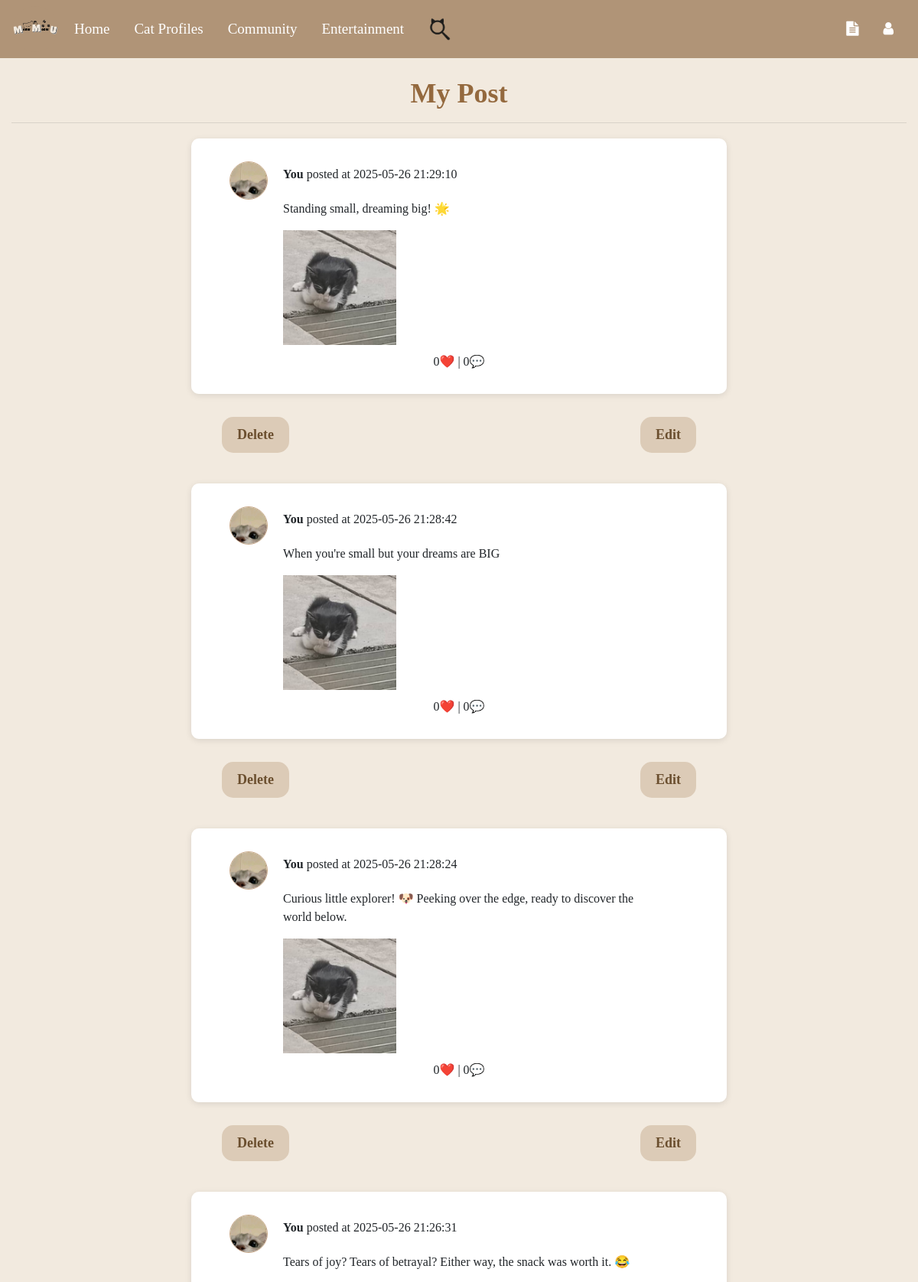
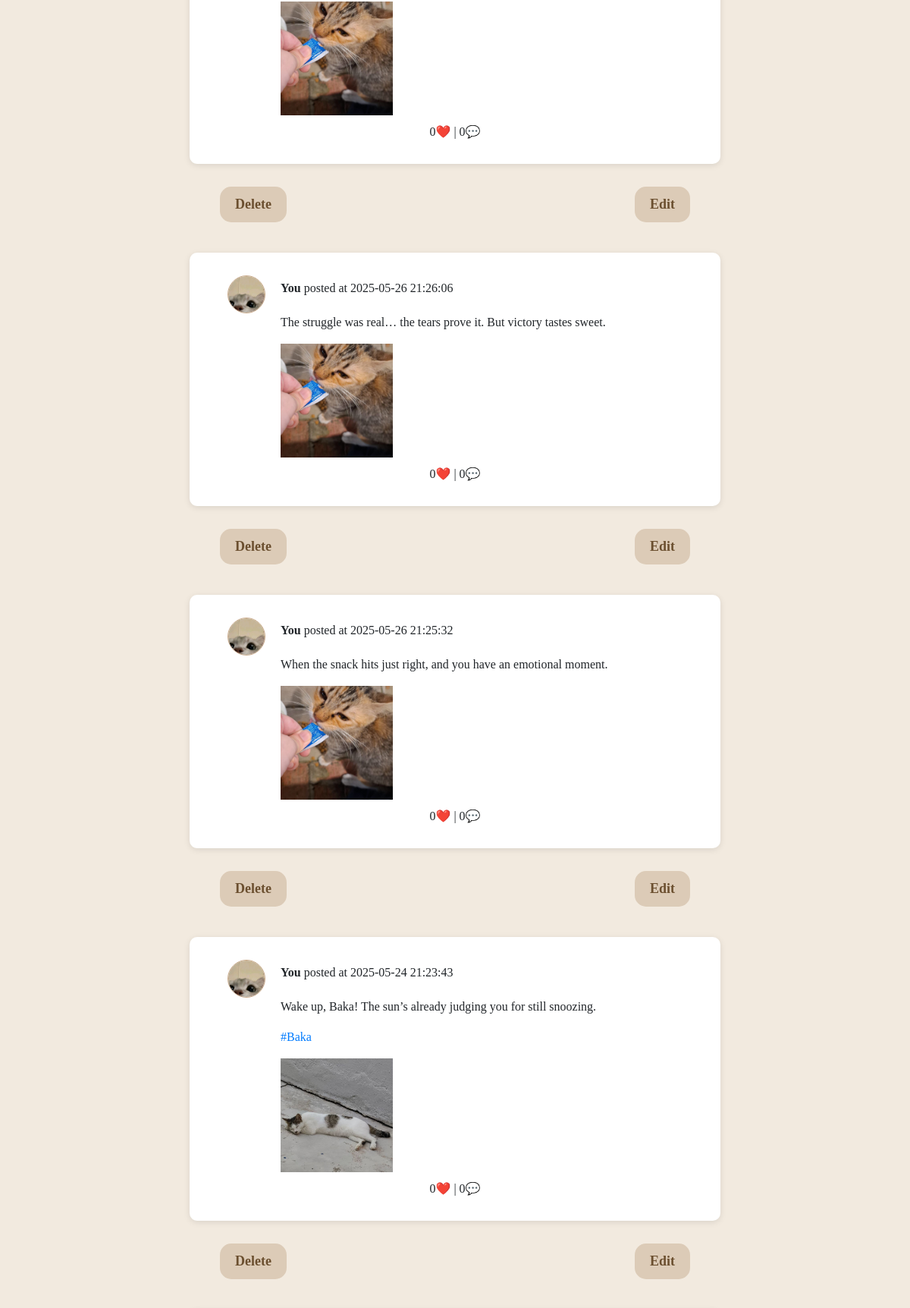
The page /my-posts (signed in, upper part) on the database its author committed (2 pictures, top to bottom).
### tables this page shows
CREATE TABLE "post" (
	"post_id"	INTEGER,
	"user_id"	INTEGER,
	"content"	TEXT,
	"media_type"	TEXT,
	"media_url"	TEXT,
	"created_at"	TIMESTAMP DEFAULT CURRENT_TIMESTAMP,
	"updated_at"	TIMESTAMP DEFAULT CURRENT_TIMESTAMP,
	"cat_hashtag"	TEXT,
	PRIMARY KEY("post_id"),
	FOREIGN KEY("user_id") REFERENCES "user"("id") ON DELETE CASCADE
);

### Website/models.py (models this page shows)
class User(db.Model, UserMixin):
    id = db.Column(db.Integer, primary_key=True)
    email = db.Column(db.String(150), unique=True, nullable=False)
    ps = db.Column(db.String(150), nullable=False)
    Name = db.Column(db.String(150), nullable=False)
    secret_answer = db.Column(db.String(150), nullable=False)
    notes = db.relationship("Note", backref="user", lazy=True, cascade="all, delete-orphan")
    stories = db.relationship("Story", backref="owner", lazy=True, cascade="all, delete-orphan")
    reports_made = db.relationship(
        "Report",
        back_populates="reporting_user",
        lazy=True,
        cascade="all, delete-orphan",
        foreign_keys="[Report.user_id]"
    )
    reports_received = db.relationship(
        "Report",
        back_populates="reported_user_profile",
        lazy=True,
        foreign_keys="[Report.user_profile_id]"
    )
    status = db.Column(db.String(100)) #user profile part
    birthday = db.Column(db.Date)
    mbti = db.Column(db.String(50))
    hobby = db.Column(db.String(100))
    bio = db.Column(db.Text)
    profile_picture = db.Column(db.String(255), default="default_profilepic.png")
    cover_photo = db.Column(db.String(255), default="default_cover.png")
    role = db.Column(db.String(50), default='user', nullable=False)
    level1_completed = db.Column(db.Boolean, default=False)
    privacy = db.Column(db.String(50), default="Public", nullable=False)

### Website/community.py (the view)
@community_bp.route('/my-posts')
def my_posts():
    if not current_user.is_authenticated:
        flash("You must be logged in to view your posts!", category="error")
        return redirect(url_for('auth.login'))
    conn = get_db_connection()
    posts = conn.execute('''
        SELECT
            post.*,
            user.name,
            user.profile_picture,
            (SELECT COUNT(*) FROM likes WHERE likes.post_id = post.post_id) AS like_count,
            (SELECT COUNT(*) FROM comment WHERE comment.post_id = post.post_id) AS comment_count
        FROM post
        JOIN user ON post.user_id = user.id
        WHERE post.user_id = ?
        ORDER BY post.created_at DESC
    ''', (current_user.id,)).fetchall()
    conn.close()
    return render_template("my_posts.html", user=current_user, posts=posts, cat_names=get_cat_names())

### Website/community.py (called while the page is built)
def get_db_connection():
    db_path = os.path.join(os.path.dirname(__file__), '..', 'instance', 'datebase.db')
    db_path = os.path.abspath(db_path)
    conn = sqlite3.connect(db_path)
    conn.row_factory = sqlite3.Row
    return conn

def get_cat_names():
    conn = get_db_connection()
    if conn is None:
        return []
    cursor = conn.cursor()
    cursor.execute('SELECT name FROM profiles')
    cat_names = [row['name'] for row in cursor.fetchall()]
    conn.close()
    return cat_names

### Website/templates/my_posts.html (shortened to what this page needs)
{% extends "base.html" %}
{% block content %}
<h1>My Post</h1>
<hr>
{% for post in posts %}
  <div class="post" onclick="window.location.href='/post/{{ post.post_id}}'">
    <div class="post-info">
      <img class="profile-picture" src="{{ url_for('static', filename='Userprofile/' + (post['profile_picture'] if post['profile_picture'] else 'default_profilepic.png')) }}" alt="Avatar">
      <p><strong>You</strong> posted at {{ post['created_at'] }}</p>
    </div>
    <div class="post-body">
      <p class="post-content">{{ post['content'] }}</p>
        {% if post['cat_hashtag'] %}
          <p class="post-content">
            <a class="hashtag" href="{{ url_for('community.hashtag_posts', hashtag=post['cat_hashtag']) }}">#{{ post['cat_hashtag'] }}</a>
          </p>
        {% endif %}
      <div class="media-grid">
        {% if post['media_url'] %}
          {% set media_list = post['media_url'].split(';') %}
          {% set total = media_list | length %}
          {% for media_url in media_list%}
            {% set ext = media_url.rsplit('.', 1)[1].lower() %}
            <div class="media-item">
              {% if ext in ['jpg', 'jpeg', 'png', 'gif'] %}
                <img src="{{ url_for('static', filename=media_url) }}" alt="Image">
              {% elif ext in ['mp4', 'mov', 'avi'] %}
                <video controls>
                  <source src="{{ url_for('static', filename=media_url) }}" type="video/{{ ext }}">
                </video>
              {% endif %}
            </div>
          {% endfor %}
        {% endif %}
      </div>
      <div class="post-actions">
        <span class="like-count">
            {{ post['like_count'] }}❤️
            |
            {{ post['comment_count'] }}💬
        </span>
      </div>
    </div>
  </div>
  <div class="button-container">
    <form action="{{ url_for('community.delete_post', post_id=post.post_id) }}" method="post" style="display:inline;">
      <button type="submit">Delete</button>
    </form>
    <button onclick='openEditModal({{ post.post_id }}, {{ post.content | tojson }}, {{ post.cat_hashtag | tojson }})'>Edit</button>
  </div>
{% endfor %}
{% endblock %}

### Website/templates/base.html (style rules this page uses)
body { background-color: #f9f4ef; }

### Website/templates/my_posts.html (style rules this page uses)
html, body { margin: 0; padding: 0; box-sizing: border-box; font-family: 'Times New Roman', Times, serif; background-color: #f2eadf; }
h1 { font-weight: bold; color: #94693e; text-align: center; font-size: 36px; margin-bottom: 10px; padding-top: 25px; }
.post { width: 100%; max-width: 700px; max-height: 750px; margin: 20px auto; padding: 30px; background-color: #ffffff; box-shadow: 0 2px 8px rgba(0, 0, 0, 0.1); border-radius: 10px; overflow: hidden; display: flex; flex-direction: column; cursor: pointer; }
.post-info { width: 100%; display: flex; align-items: center; justify-content: flex-start; margin-left: 20px; }
.post-info img.profile-picture { width: 50px; height: 50px; border-radius: 50%; margin-right: 20px; border: 1px solid #c8a786; }
.post-body { margin: 0 90px; }
.post-content { text-align: left; display: -webkit-box; -webkit-line-clamp: 2; -webkit-box-orient: vertical; overflow: hidden; text-overflow: ellipsis; }
.media-grid { display: grid; grid-template-columns: repeat(3, 1fr); gap: 8px; width: 100%; max-width: 600px; margin: 10px 0; }
.media-item { height: 150px; position: relative; overflow: hidden; background: #f0f0f0; }
.media-item img, .media-item video { position: absolute; top: 0; left: 0; width: 100%; height: 100%; object-fit: cover; }
.post-actions { margin-top: 10px; font-size: 16px; display: flex; justify-content: center; align-items: center; }
.button-container { display: flex; justify-content: space-between; margin: 10px auto 30px auto; max-width: 700px; padding: 0 30px; }
.button-container button, .modal-content button { padding: 10px 20px; margin: 10px; background-color: #dccbb7; border-radius: 15px; border: none; color: #6b4f2f; font-size: 18px; font-weight: bold; cursor: pointer; transition: transform 0.2s ease; }

### rows shown on the page
post: profile_picture (picture), created_at "2025-05-26 21:29:10", content "Standing small, dreaming big! 🌟", media_url (picture), like_count "0", comment_count "0"
post: profile_picture (picture), created_at "2025-05-26 21:28:42", content "When you're small but your dreams are BIG", media_url (picture), like_count "0", comment_count "0"
post: profile_picture (picture), created_at "2025-05-26 21:28:24", content "Curious little explorer! 🐶 Peeking over the edge, ready to discover the world below.", media_url (picture), like_count "0", comment_count "0"
post: profile_picture (picture), created_at "2025-05-26 21:26:31", content "Tears of joy? Tears of betrayal? Either way, the snack was worth it. 😂", media_url (picture), like_count "0", comment_count "0"
post: profile_picture (picture), created_at "2025-05-26 21:26:06", content "The struggle was real… the tears prove it. But victory tastes sweet.", media_url (picture), like_count "0", comment_count "0"
post: profile_picture (picture), created_at "2025-05-26 21:25:32", content "When the snack hits just right, and you have an emotional moment.", media_url (picture), like_count "0", comment_count "0"
post: profile_picture (picture), created_at "2025-05-24 21:23:43", content "Wake up, Baka! The sun’s already judging you for still snoozing.", cat_hashtag "Baka", media_url (picture), like_count "0", comment_count "0"
